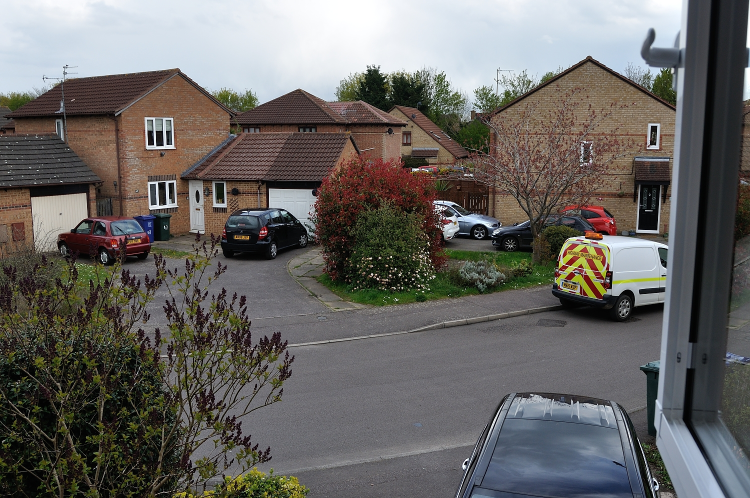
#> input picture gaussian_test/scene1.jpg, 1500 x 996 px, given in place of the camera (shown at 1/2 size)
$ python k_means.py
#> lines starting #> are read from the running program, lines starting #| are printed output that depends on the picture; after the words box and inside, x2 and y2 are one past the last pixel; in counts of white or black regions, pixels touching at a corner belong together
import cv2
import numpy as np
import matplotlib.pyplot as plt
from sklearn.cluster import DBSCAN

cap = cv2.VideoCapture(0, cv2.CAP_DSHOW)

# Check if the webcam is opened correctly
if not cap.isOpened():
    raise IOError("Cannot open webcam")

while True:
    ret, frame = cap.read()
#> frame is the input picture: shape (996, 1500, 3); mean B, G, R 99.6, 102.3, 104.6

    frame = cv2.resize(frame, (320, 240))
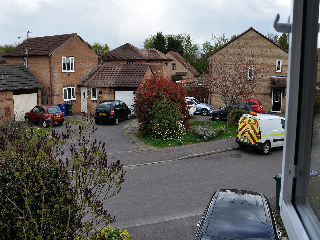
#> frame: shape (240, 320, 3); mean B, G, R 99.6, 102.3, 104.6

    frame_hsv = cv2.cvtColor(frame, cv2.COLOR_BGR2HSV)
#> frame_hsv: shape (240, 320, 3); mean H, S, V 72.6, 57.3, 111.8
    green = cv2.inRange(frame_hsv, (58, 71, 0), (100, 191, 255))
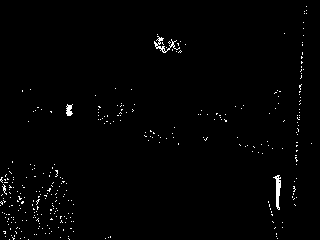
#> green: shape (240, 320); 1.2% white in thin lines or dots
    green_list = cv2.findNonZero(green)
#> green_list = contour of 898 points, box (x1, y1, x2, y2) (0, 6, 312, 240), area 3203
    green_list = green_list.reshape(-1, 2)
#> green_list = 898 pairs, first value 0 to 311, second value 6 to 239
    green_list = np.float32(green_list)
    # print(green_list.shape)

    # convert green to 3 channels
    green = cv2.cvtColor(green, cv2.COLOR_GRAY2BGR)
#> green: shape (240, 320, 3); 1.2% white in thin lines or dots

    if green_list is not None:
        # run dbscan on green_list
        db = DBSCAN(eps=4, min_samples=30).fit(green_list)
        labels = db.labels_
#> labels = 898 values, max 2 at index 435, min -1 at index 0, mean -0.526
        # print(labels.shape)

        # get the largest cluster
        largest_cluster = 0
        largest_cluster_size = 0
        second_largest_cluster = 0
        second_largest_cluster_size = 0
        for i in range(len(labels)):
            if labels[i] == largest_cluster:
                largest_cluster_size += 1
            elif labels[i] == second_largest_cluster:
                second_largest_cluster_size += 1
            elif largest_cluster_size < second_largest_cluster_size:
                largest_cluster = second_largest_cluster
                largest_cluster_size = second_largest_cluster_size
                second_largest_cluster = labels[i]
                second_largest_cluster_size = 1
            else:
                second_largest_cluster = labels[i]
                second_largest_cluster_size = 1
#> this loop made 898 passes
#> second_largest_cluster on pass 1: -1
#> after the loop, largest_cluster = -1; largest_cluster_size = 717

        # get centroid of largest cluster
        centroid = np.mean(green_list[labels == largest_cluster], axis=0)
#> centroid = [136.3, 151.3]
        second_centroid = np.mean(green_list[labels == second_largest_cluster], axis=0)
#> second_centroid = [277.6, 185.1]

        # draw red circle on centroid
        print(largest_cluster_size)
#| 717
        if largest_cluster_size > 300:
            cv2.circle(green, (int(centroid[0]), int(centroid[1])), 10, (0, 0, 255), -1)
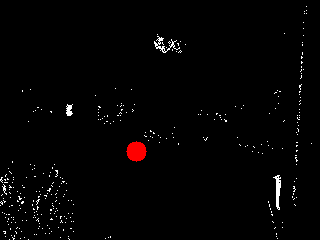
#> green: shape (240, 320, 3); mean B, G, R 3, 3, 4

        # draw blue circle on centroid
        # print(second_largest_cluster_size)
        if second_largest_cluster_size > 300:
            cv2.circle(green, (int(second_centroid[0]), int(second_centroid[1])), 10, (255, 0, 0), -1)

    # show binary image
    cv2.imshow('Binary', green)

    c = cv2.waitKey(1)
#> (key Esc is pressed here)
    if c == 27:
        break

cap.release()
cv2.destroyAllWindows()
